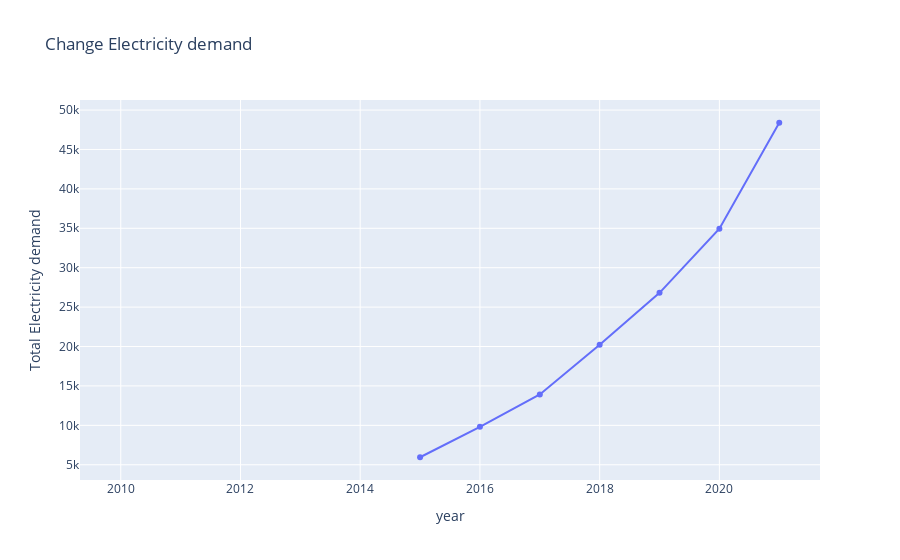

Write notebook code for a chart like this one.
### Markdown cell above
#### World electricty demand by EV

### Code cell
# Graph the Electricty demand GWh from 2015 - 2021
ev_sales_fig=px.line(world_ev_data,x=world_ev_data.index,y='Total Electricity demand',markers=True, title='Change Electricity demand')
ev_sales_fig.show()

### Figure 1 — Plotly figure (JSON) as saved in the notebook; plotly's stock layout.template omitted (floating-point values rounded to 4 significant figures)
{"data": [{"hovertemplate": "year=%{x}<br>Total Electricity demand=%{y}<extra></extra>", "legendgroup": "", "line": {"color": "#636efa", "dash": "solid"}, "marker": {"symbol": "circle"}, "mode": "lines+markers", "name": "", "orientation": "v", "showlegend": false, "type": "scatter", "x": [2010, 2011, 2012, 2013, 2014, 2015, 2016, 2017, 2018, 2019, 2020, 2021], "xaxis": "x", "y": [null, null, null, null, null, 5953.0, 9813.0, 13920.0, 20210.0, 26808, 34948, 48389], "yaxis": "y"}], "layout": {"legend": {"tracegroupgap": 0}, "title": {"text": "Change Electricity demand"}, "xaxis": {"anchor": "y", "domain": [0, 1], "title": {"text": "year"}}, "yaxis": {"anchor": "x", "domain": [0, 1], "title": {"text": "Total Electricity demand"}}}}
